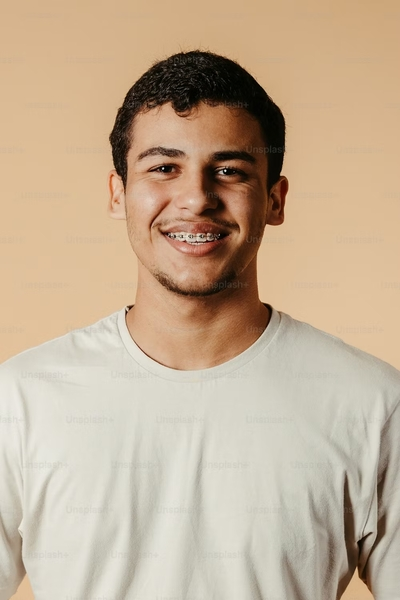
#> input picture images/persona.jpg, 400 x 600 px, found by its file name
$ python prueba1.py
#> lines starting #> are read from the running program, lines starting #| are printed output that depends on the picture
import cv2
import numpy as np

img = cv2.imread('images/persona.jpg')
#> img is the input picture: shape (600, 400, 3); mean B, G, R 149.5, 174.4, 195.5
img_resized = cv2.resize(img, (400, 520))
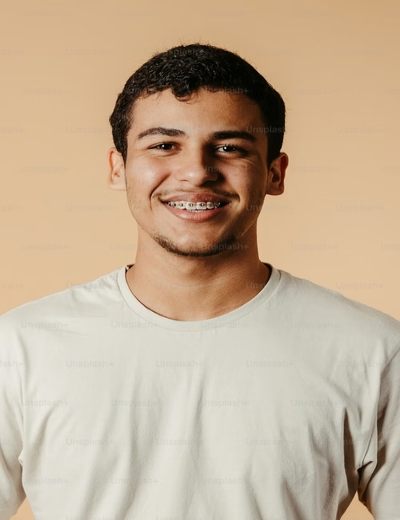
#> img_resized: shape (520, 400, 3); mean B, G, R 149.5, 174.4, 195.4
cv2.imshow('Original', img_resized)

size = 15

# generating the kernel
kernel_motion_blur = np.zeros((size, size))
kernel_motion_blur[int((size-1)/2), :] = np.ones(size)
kernel_motion_blur = kernel_motion_blur / size

# applying the kernel to the input image
output = cv2.filter2D(img, -1, kernel_motion_blur)
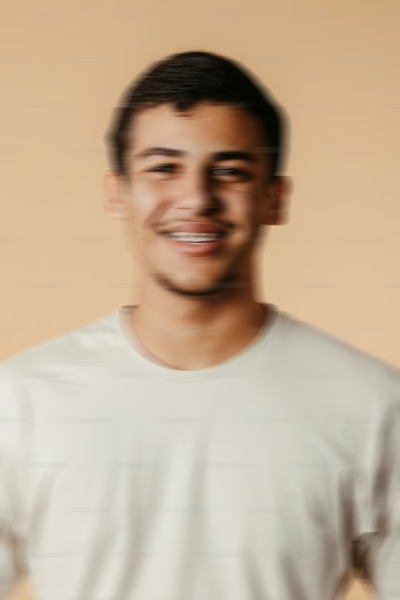
#> output: shape (600, 400, 3); mean B, G, R 149.5, 174.4, 195.5
output_resized = cv2.resize(output,(400,520))
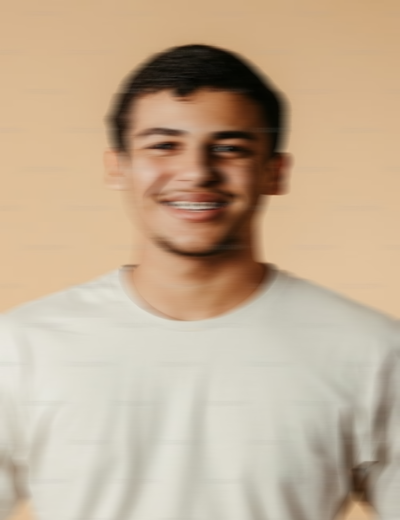
#> output_resized: shape (520, 400, 3); mean B, G, R 149.5, 174.4, 195.5

cv2.imshow('Motion Blur', output_resized)
cv2.waitKey(0)
